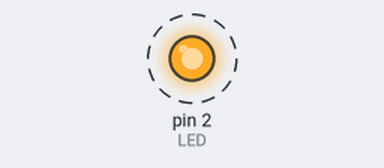
A sketch run on a simulated Arduino Uno, built with avr-gcc and run on an emulated ATmega328P. Shown: output pins drawn as LEDs (lit = HIGH). Dashed ring = blinking.

Above: at 0.5 s.
Timing chart, 0 to 3.0 s (numbered marks = the images above):
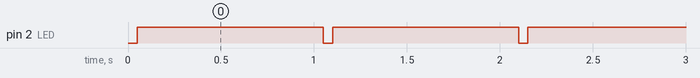

The sketch:

file.ino
```cpp
#define LED 2

void setup() {
  // Set pin mode
  pinMode(LED,OUTPUT);
}

void loop() {
  delay(50);
// you can set the delay time by adjusting the parameter of delay();
  digitalWrite(LED,HIGH);
  delay(1000);
  digitalWrite(LED,LOW);
}
```

Measured:
- by itself, pin 2 (LED): alternates HIGH for 1.0 s and LOW for 0.05 s
